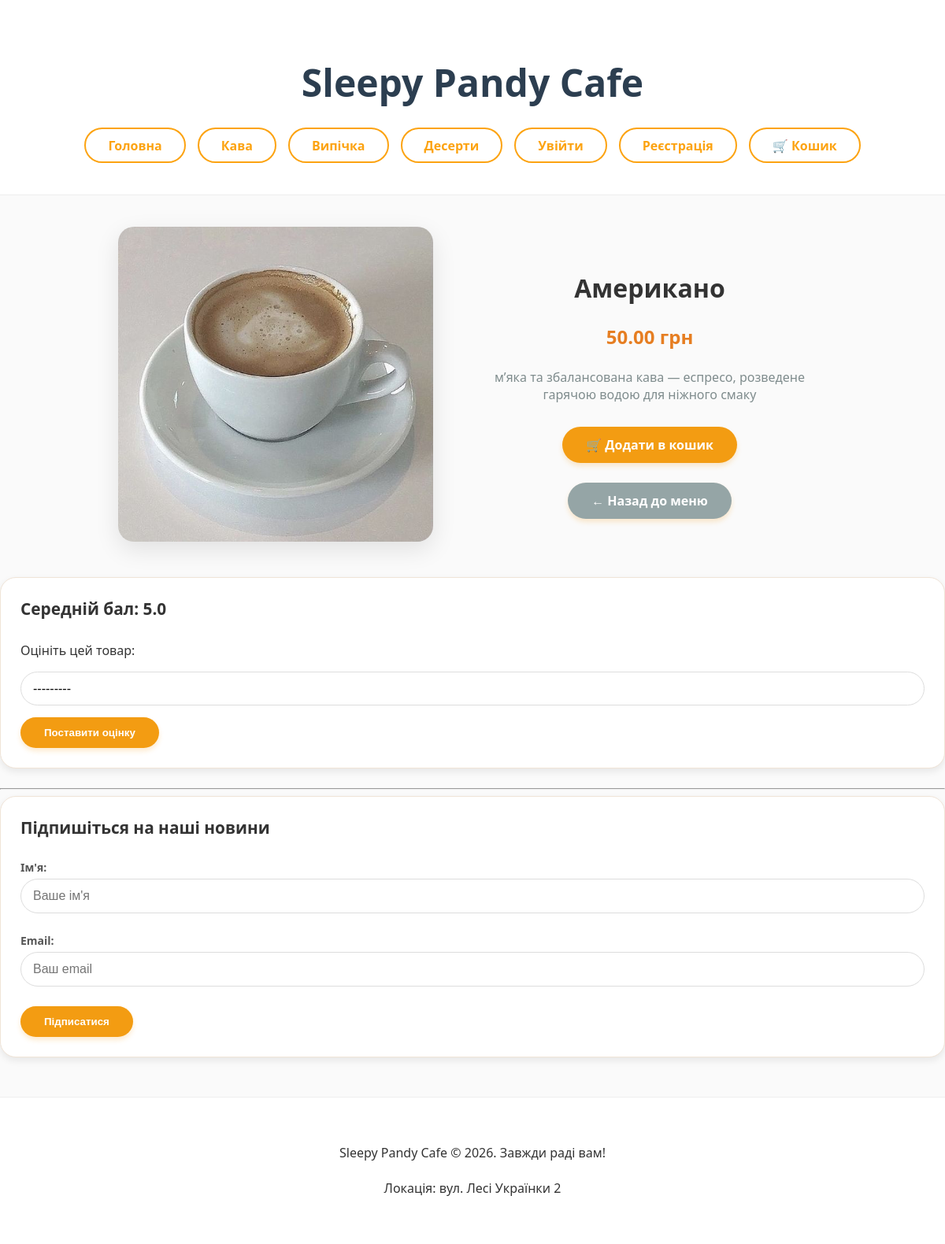
/item/2/, run on the app's committed database.
### main_app/models.py (models this page shows, shortened)
class Category(models.Model):
    name = models.CharField(max_length=100, verbose_name="Назва категорії")
    created_at = models.DateTimeField(auto_now_add=True)
    updated_at = models.DateTimeField(auto_now=True)

class MenuItem(models.Model):
    image = models.ImageField(upload_to='items/', blank=True, null=True, verbose_name="Фото страви")
    name = models.CharField(max_length=100, verbose_name="Назва страви")
    description = models.TextField(verbose_name="Опис")
    price = models.DecimalField(max_digits=6, decimal_places=2, verbose_name="Ціна")
    category = models.ForeignKey(Category, on_delete=models.CASCADE, related_name='items')
    created_at = models.DateTimeField(auto_now_add=True)
    updated_at = models.DateTimeField(auto_now=True)
    def get_average_rating(self):
        avg = self.ratings.aggregate(Avg('score'))['score__avg']
        return round(avg, 1) if avg else "Немає оцінок"

### main_app/views.py (the view, shortened to what this page needs)
# urls.py: path('item/<int:item_id>/', views.item_detail, name='item_detail'),
def item_detail(request, item_id):
    item = get_object_or_404(MenuItem, id=item_id)
    categories = Category.objects.all()
    rating_form = RatingForm()
    subscription_form = SubscriptionForm()
    return render(request, 'main_app/item_detail.html', {
        'item': item,
        'categories': categories,
        'title': item.name,
        'rating_form': rating_form,
        'subscription_form': subscription_form,
    })

### main_app/forms.py
class RatingForm(forms.ModelForm):
    class Meta:
        model = Rating
        fields = ['score']
        widgets = {
            'score': forms.Select(attrs={'class': 'form-select'}),
        }

class SubscriptionForm(forms.ModelForm):
    class Meta:
        model = Subscription
        fields = ['name', 'email']
        widgets = {
            'name': forms.TextInput(attrs={'placeholder': "Ваше ім'я", 'class': 'form-control'}),
            'email': forms.EmailInput(attrs={'placeholder': 'Ваш email', 'class': 'form-control'}),
        }

### main_app/templates/main_app/item_detail.html (shortened to what this page needs)
{% extends 'main_app/base.html' %}
{% block content %}
<div class="detail-container">
    <div class="detail-image">
        {% if item.image %}
            <img src="{{ item.image.url }}" alt="{{ item.name }}" style="max-width: 400px; border-radius: 20px; box-shadow: 0 10px 30px rgba(0,0,0,0.1);">
        {% endif %}
    </div>
    <div class="detail-info">
        <h1>{{ item.name }}</h1>
        <p style="font-size: 24px; color: #e67e22; font-weight: bold;">{{ item.price }} грн</p>
        <p style="color: #7f8c8d; margin-bottom: 30px;">{{ item.description }}</p>
        <a href="{% url 'cart_add' item.id %}" class="btn-main" style="display: inline-block; text-align: center;">
            🛒 Додати в кошик
        </a>
        <br>
        <a href="{% url 'home' %}" class="btn-main btn-back">← Назад до меню</a>
    </div>
</div>
<div class="rating-section">
    <h4>Середній бал: {{ item.get_average_rating }}</h4>
    <form method="post">
        <p>Оцініть цей товар:</p>
        {{ rating_form.score }}
        <button type="submit" class="btn-main">Поставити оцінку</button>
    </form>
</div>
<hr>
<div class="newsletter-section">
    <h4>Підпишіться на наші новини</h4>
    <form action="#" method="post"> {% csrf_token %}
        {{ subscription_form.as_p }}
        <button type="submit" class="btn-main">Підписатися</button>
    </form>
</div>
{% endblock %}

### main_app/templates/main_app/base.html (shortened to what this page needs)
{% load static %}
<!DOCTYPE html>
<html lang="uk">
<head>
    <link rel="stylesheet" href="{% static 'css/style.css' %}">
</head>
<body>
    <header>
        <h1>Sleepy Pandy Cafe</h1>
            <nav>
                <a href="{% url 'home' %}"><b>Головна</b></a>
                {% for cat in categories %}
                    <a href="{% url 'category_page' cat.id %}">{{ cat.name }}</a>
                {% endfor %}
                {% if user.is_authenticated %}
                    <a href="{% url 'profile' %}">👤 Кабінет ({{ user.username }})</a>
                <form action="{% url 'logout' %}" method="post" style="display:inline;">
                    {% csrf_token %}
                    <button type="submit" class="btn-logout-link">Вийти</button>
                </form>
                {% else %}
                    <a href="{% url 'login' %}">Увійти</a>
                    <a href="{% url 'register' %}">Реєстрація</a>
                {% endif %}
                <a href="{% url 'cart_detail' %}">🛒 Кошик</a>
            </nav>
    </header>
    <main class="content">
        {% block content %}
        {% endblock %}
    </main>
    <footer>
        <p>Sleepy Pandy Cafe © 2026. Завжди раді вам!</p>
        <p>Локація: вул. Лесі Українки 2</p>
    </footer>
</body>
</html>

### main_app/static/css/style.css (style rules this page uses)
body { font-family: 'Segoe UI', Tahoma, Geneva, Verdana, sans-serif; background-color: #fafafa; color: #333; margin: 0; padding: 0; }
header { background-color: #fff; padding: 40px 20px; text-align: center; border-bottom: 1px solid #eee; }
header h1 { font-size: 48px; color: #2c3e50; margin-bottom: 25px; }
nav { display: flex; justify-content: center; flex-wrap: wrap; gap: 15px; }
nav a { text-decoration: none; color: #f39c12; padding: 10px 25px; border: 2px solid #f39c12; border-radius: 30px; font-weight: bold; transition: 0.3s; }
footer { text-align: center; padding: 40px 20px; background-color: #fff; border-top: 1px solid #eee; margin-top: 50px; line-height: 1.8; }
.btn-main { display: inline-block; padding: 12px 30px; background-color: #f39c12; color: white !important; text-decoration: none; border: none; border-radius: 25px; font-weight: bold; cursor: pointer; transition: 0.3s; box-shadow: 0 4px 6px rgba(243, 156, 18, 0.2); }
.btn-back { margin-top: 25px; background-color: #95a5a6; }
.detail-container { max-width: 900px; margin: 40px auto; display: flex; align-items: center; justify-content: center; gap: 50px; }
.detail-info { text-align: center; }
.rating-section, .newsletter-section { background-color: #fff; padding: 25px; border-radius: 20px; box-shadow: 0 4px 10px rgba(0, 0, 0, 0.08); margin-bottom: 25px; border: 1px solid #f0e4d7; }
.rating-section h4, .newsletter-section h4 { margin-top: 0; color: #333; font-size: 1.3rem; }
.form-control, .form-select { width: 100%; padding: 12px 15px; margin-bottom: 15px; border: 1px solid #ddd; border-radius: 25px; font-size: 16px; transition: border-color 0.3s, box-shadow 0.3s; box-sizing: border-box; }
.form-select { appearance: none; background-color: white; cursor: pointer; }
.newsletter-section p { margin: 0 0 10px 0; text-align: left; }
.newsletter-section p label { display: block; font-weight: bold; margin-bottom: 5px; color: #555; font-size: 14px; }
nav a, .btn-logout-link { display: inline-flex; align-items: center; justify-content: center; padding: 12px 28px; border: 2px solid #fca311; border-radius: 50px; color: #fca311; text-decoration: none; font-weight: 700; font-size: 16px; background: transparent; transition: all 0.3s ease; cursor: pointer; font-family: inherit; box-sizing: border-box; height: 45px; }

### data on the page
Category: name "Кава"
Category: name "Випічка"
Category: name "Десерти"
MenuItem: image (picture), name "Американо", price "50.00", description "м’яка та збалансована кава — еспресо, розведене гарячою водою для ніжного смаку", get_average_rating "5.0"
